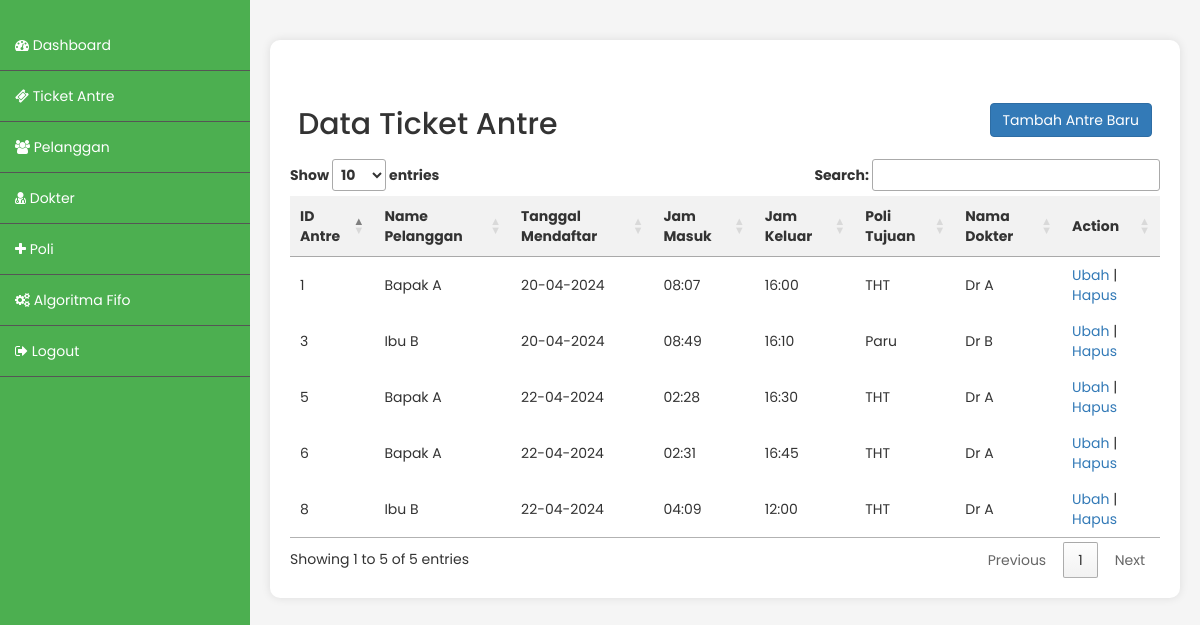
The page /index.php/admin/ticket on the database its author committed.
### tables this page shows
CREATE TABLE `ticket` (
  `id_ticket` int(255) NOT NULL,
  `id_pelanggan` int(255) NOT NULL,
  `stamp_waktu` timestamp NOT NULL DEFAULT current_timestamp(),
  `waktu_keluar` time DEFAULT NULL,
  `id_poli` int(255) NOT NULL,
  `id_dokter` int(255) NOT NULL
);

CREATE TABLE `pelanggan` (
  `id_pelanggan` int(255) NOT NULL,
  `nama_pelanggan` varchar(255) NOT NULL,
  `nik` varchar(255) NOT NULL,
  `tempat_lahir` varchar(255) NOT NULL,
  `tanggal_lahir` date NOT NULL,
  `alamat` varchar(255) NOT NULL,
  `no_telp` varchar(255) NOT NULL
);

CREATE TABLE `poli` (
  `id_poli` int(255) NOT NULL,
  `nama_poli` varchar(255) NOT NULL
);

CREATE TABLE `dokter` (
  `id_dokter` int(255) NOT NULL,
  `nama_dokter` varchar(255) NOT NULL,
  `tempat_lahir` varchar(255) NOT NULL,
  `tanggal_lahir` date NOT NULL,
  `id_poli` int(255) NOT NULL,
  `no_telp` varchar(255) NOT NULL
);

### application/controllers/Admin.php (called while the page is built, shortened)
<?php
class Admin extends CI_Controller {
	public function __construct()
	{
		$this->load->model('akun_model');
		$this->load->model('crud_model');
	}
	public function ticket()
	{
		$data['array_ticket'] = $this->crud_model->mengambil_data_join('ticket',['poli','dokter','pelanggan']);
		$this->load->view('admin_ticket',$data);
	}
}

### index.php (called while the page is built, shortened)
<?php
require_once BASEPATH.'core/CodeIgniter.php';

### application/models/Crud_model.php (called while the page is built, shortened)
<?php
class Crud_model extends CI_Model{
	public function mengambil_data_join($nama_tabel,$array_tabel)
	{
		$this->db->select('*');
		$this->db->from($nama_tabel);
		foreach($array_tabel as $tabel){
			$this->db->join($tabel, $nama_tabel.'.id_'.$tabel.' = '.$tabel.'.id_'.$tabel.'');
		}
		$query = $this->db->get();
		return $query->result();
	}
}

### application/views/admin_ticket.php (the view, shortened to what this page needs)
<!DOCTYPE html>
<html lang="en">
<head>
<link rel="stylesheet" type="text/css" href="https://cdn.datatables.net/1.10.25/css/jquery.dataTables.css">
<link href="//maxcdn.bootstrapcdn.com/bootstrap/3.3.0/css/bootstrap.min.css" rel="stylesheet" id="bootstrap-css">
<link href="https://maxcdn.bootstrapcdn.com/font-awesome/4.7.0/css/font-awesome.min.css" rel="stylesheet">
<link rel="stylesheet" href="<?=base_url()?>/css/style.css">
</head>
<body>
<?php $this->load->view('component/sidebar');?>
<div class="content">
	<div class="status-info">
<table>
    <tr>
      <td class="title"><h2>Data Ticket Antre</h2></td>
      <td class="button-container" style="text-align: right;">
        <a href="<?=site_url('admin/ticket_add')?>"><button type="button" class="btn btn-primary">Tambah Antre Baru</button></a>
      </td>
    </tr>
  </table>
	  <table id="productTable">
		<thead>
		  <tr>
			<th>ID Antre</th>
			<th>Name Pelanggan</th>
			<th>Tanggal Mendaftar</th>
			<th>Jam Masuk</th>
			<th>Jam Keluar</th>
			<th>Poli Tujuan</th>
			<th>Nama Dokter</th>
			<th>Action</th>
		  </tr>
		</thead>
		<tbody>
		<?php foreach($array_ticket as $ticket): ?>
		  <tr>
			<td><?=$ticket->id_ticket?></td>
			<td><?=$ticket->nama_pelanggan?></td>
			<td><?=date("d-m-Y", strtotime($ticket->stamp_waktu))?></td>
			<td><?=date("H:i", strtotime($ticket->stamp_waktu))?></td>
			<td><?=date("H:i", strtotime($ticket->waktu_keluar))?></td>
			<td><?=$ticket->nama_poli?></td>
			<td><?=$ticket->nama_dokter?></td>
			<td>
				<a href="<?=site_url('/admin/ticket_edit/'.$ticket->id_ticket)?>">Ubah</a> |
				<a href="<?=site_url('/admin/ticket_hapus/'.$ticket->id_ticket)?>">Hapus</a>
			</td>
		  </tr><?php endforeach; ?>
		</tbody>
	  </table>
	</div>
</div>
</body>
</html>

### application/views/component/sidebar.php
<div class="sidebar">
  <ul>
    <li><a href="<?=site_url('admin/index');?>"><i class="fa fa-tachometer" aria-hidden="true"></i> Dashboard</a></li>
    <li><a href="<?=site_url('admin/ticket');?>"><i class="fa fa-ticket" aria-hidden="true"></i> Ticket Antre</a></li>
    <li><a href="<?=site_url('admin/pelanggan');?>"><i class="fa fa-users" aria-hidden="true"></i> Pelanggan</a></li>
    <li><a href="<?=site_url('admin/dokter');?>"><i class="fa fa-user-md" aria-hidden="true"></i> Dokter</a></li>
    <li><a href="<?=site_url('admin/poli');?>"><i class="fa fa-plus" aria-hidden="true"></i> Poli</a></li>
    <li><a href="<?=site_url('admin/fifo');?>"><i class="fa fa-cogs" aria-hidden="true"></i> Algoritma Fifo</a></li>
    <li><a href="<?=site_url('admin/logout');?>"><i class="fa fa-sign-out" aria-hidden="true"></i> Logout</a></li>
  </ul>
</div>

### css/style.css (style rules this page uses)
body { margin: 0; padding: 0; font-family: 'Poppins', sans-serif; background-color: #f5f5f5; }
.sidebar { position: fixed; left: 0; top: 0; height: 100%; width: 250px; background-color: #4CAF50; color: #fff; padding-top: 20px; }
.sidebar ul { list-style-type: none; padding: 0; margin: 0; }
.sidebar ul li { padding: 15px; border-bottom: 1px solid #555; }
.sidebar ul li a { color: #fff; text-decoration: none; }
.content { margin-left: 250px; padding: 20px; }
.content h2 { color: #333; }
.status-info { background-color: #fff; padding: 20px; border-radius: 10px; box-shadow: 0 0 10px rgba(0, 0, 0, 0.1); margin-top: 20px; }
table { width: 100%; border-collapse: collapse; margin-top: 20px; }
th, td { border: 1px solid #ddd; padding: 8px; text-align: left; }
th { background-color: #f2f2f2; }

### application/views/admin_ticket.php (style rules this page uses)
table { border-collapse: collapse; }
table, th, td { border: none; }

### rows shown on the page
ticket: id_ticket "1", id_pelanggan.nama_pelanggan "Bapak A", stamp_waktu "20-04-2024", stamp_waktu "08:07", waktu_keluar "16:00", id_poli.nama_poli "THT", id_dokter.nama_dokter "Dr A"
ticket: id_ticket "5", id_pelanggan.nama_pelanggan "Bapak A", stamp_waktu "22-04-2024", stamp_waktu "02:28", waktu_keluar "16:30", id_poli.nama_poli "THT", id_dokter.nama_dokter "Dr A"
ticket: id_ticket "6", id_pelanggan.nama_pelanggan "Bapak A", stamp_waktu "22-04-2024", stamp_waktu "02:31", waktu_keluar "16:45", id_poli.nama_poli "THT", id_dokter.nama_dokter "Dr A"
ticket: id_ticket "8", id_pelanggan.nama_pelanggan "Ibu B", stamp_waktu "22-04-2024", stamp_waktu "04:09", waktu_keluar "12:00", id_poli.nama_poli "THT", id_dokter.nama_dokter "Dr A"
ticket: id_ticket "3", id_pelanggan.nama_pelanggan "Ibu B", stamp_waktu "20-04-2024", stamp_waktu "08:49", waktu_keluar "16:10", id_poli.nama_poli "Paru", id_dokter.nama_dokter "Dr B"
